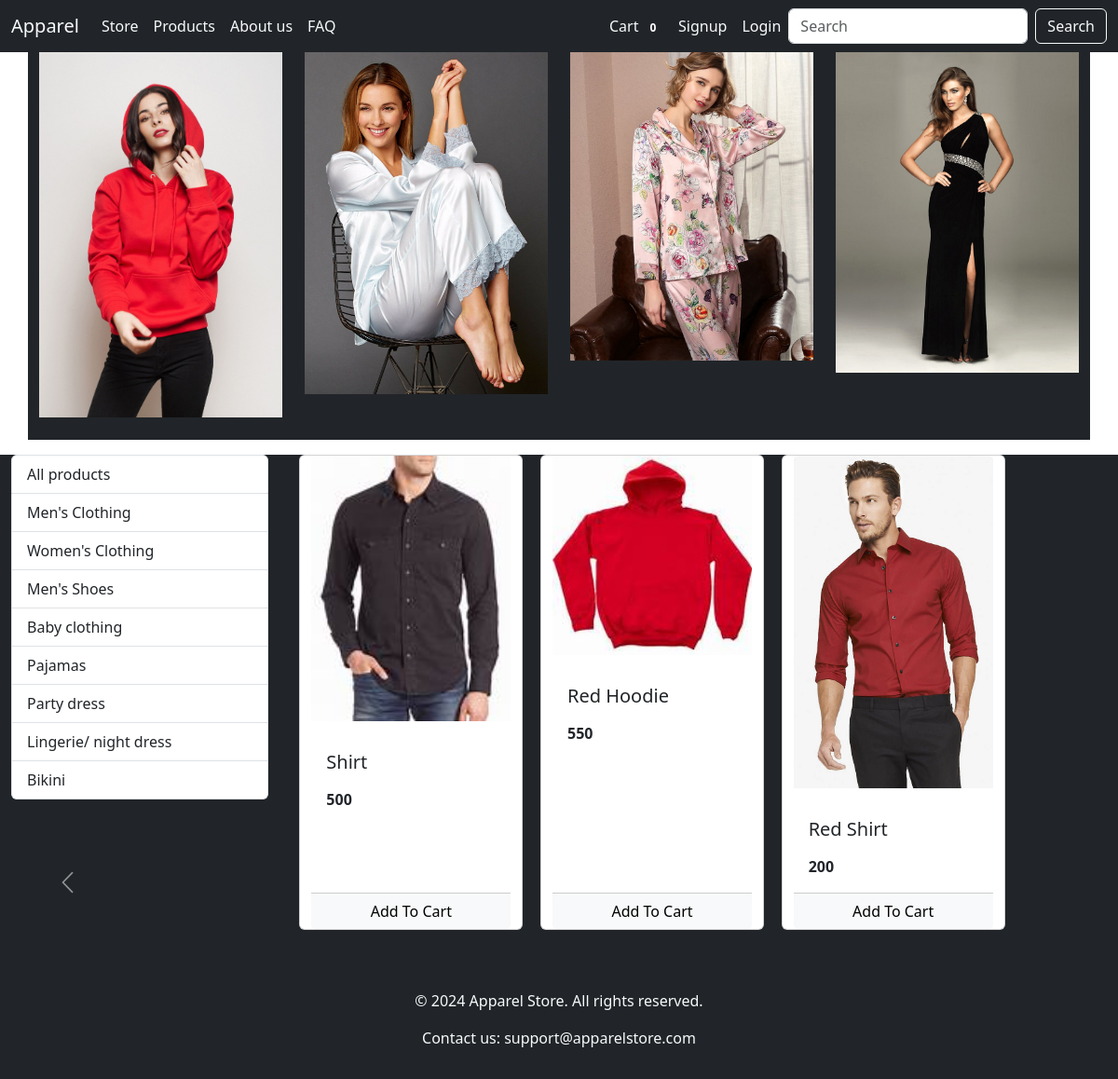
/?category=1, run on the app's committed database.
### core/models/category.py (models this page shows, shortened)
class Category(models.Model):
    name= models.CharField(max_length=30)
    @staticmethod
    def get_all_categories():
        return Category.objects.all()

### core/models/product.py (models this page shows, shortened)
class Product(models.Model):
    name = models.CharField(max_length=50)
    price = models.IntegerField(default=0)
    category = models.ForeignKey(Category, on_delete=models.CASCADE, default=1)
    description =models.CharField(max_length=200, default='', null=True, blank=True)
    image = models.ImageField(upload_to='products/')
    @staticmethod
    def get_all_products_by_categoryid(category_id):
        if category_id:
            return Product.objects.filter(category= category_id)
        else:
            return Product.get_all_products();

### core/views/home.py (the view, shortened to what this page needs)
# urls.py: path("", Index.as_view(), name='homepage' ),
class Index(View):
     def get(self, request):
        products= None
        categories = Category.get_all_categories();
        categoryID = request.GET.get('category')
        if categoryID:
          products=Product.get_all_products_by_categoryid(categoryID);
        else:
         products=Product.get_all_products();
        data={}
        data['products'] = products
        data['categories'] = categories
        print("you are :" ,request.session.get('email'))
        return render(request, 'core/index.html', data)

### templates/core/index.html (shortened to what this page needs)
{% extends 'core/base.html' %}
{% block content %}
{% load cart %}
<div id="product-images" class="container mt-8 bg-dark">
    <div class="row justify-content-between">
        <div class="col-md-3 mb-4 bg-dark">
            <img src="media\products\abd5524cc01a519ad285406c4c3b6911.jpg" alt="Product Image 1" class="img-fluid">
        </div>
        <div class="col-md-3 mb-4">
            <img src="media\products\5e9b64a424d310a3e9450b7358d9ace1.jpg" alt="Product Image 2" class="img-fluid">
        </div>
        <div class="col-md-3 mb-4">
            <img src="media\products\t8191-2-1.jpg" alt="Product Image 3" class="img-fluid">
        </div>
        <div class="col-md-3 mb-4">
            <img src="media\products\Party-Dresses-for-Women-2.jpg" alt="Product Image 4" class="img-fluid">
        </div>
    </div>
</div>
<div class="container-fluid mt-3">
    <div class="row bg-dark">
        <div class="col-lg-3 ">
            <div class="list-group bg-dark">
                <a href="/" class="list-group-item list-group-item-action "
                    >All products</a>
                {% for category in categories  %}
                <a href="/?category={{category.id}}" class="list-group-item list-group-item-action "
                    >{{category.name}}</a>
                {% endfor %}
            </div>
            <div class="container-fluid mt-3 col-lg-9">
                <div id="imageCarousel" class="carousel slide" data-bs-ride="carousel" style="max-width: 800px; margin: auto;">
                    <div class="carousel-inner">
                        <div class="carousel-item active">
                            <img src="media\products\fc4f988a04a4173062dcbc5615080650.jpg" class="d-block w-100" alt="Slide 1" style="max-height: 400px; object-fit: cover;">
                        </div>
                    </div>
                    <button class="carousel-control-prev" type="button" data-bs-target="#imageCarousel" data-bs-slide="prev">
                        <span class="carousel-control-prev-icon" aria-hidden="true"></span>
                    </button>
                    <button class="carousel-control-next" type="button" data-bs-target="#imageCarousel" data-bs-slide="next">
                        <span class="carousel-control-next-icon" aria-hidden="true"></span>
                    </button>
                </div>
            </div>
        </div>
        <div id="products" class="col-lg-8">
            <div class="row mx-auto">
                {% for product in products %}
                <div class="card mx-auto mb-5" id="{{product.id}}" style="width: 15rem;">
                    <img src="{{product.image.url}}" class="card-img-top" alt="...">
                    <div class="card-body">
                      <p><h5 class="card-title">{{product.name}}</h5></p>
                      <p class="card-text"><b>{{product.price}}</b></p>
                    </div>
                    <div class="card-footer p-0  no-gutters">
                        {% if product|is_in_cart:request.session.cart %}
						<div class="row no-gutters">
                            <form action="/#{{product.id}}" class="col-2 " method="post">
                            {% csrf_token %}
                            <input hidden type="text" name='product' value='{{product.id}}'>
                            <input hidden type="text" name='remove' value='True'>
                            <input type="submit" value=" - " class="btn btn-block btn-light border-right">
                        </form>
                        <div class="text-center col">{{product|cart_quantity:request.session.cart}} in Cart</div>
                        <form action="/#{{product.id}}" class="col-2 " method="post">
                            {% csrf_token %}
                            <input hidden type="text" name='product' value='{{product.id}}'>
                            <input type="submit" value=" + " class="btn btn-block btn-light border-left">
                        </form>
                    </div>
                    {% else %}
                    <form action="/#{{product.id}}" method="POST" class="btn-block">
                        <input type="submit" class="float-right btn btn-light  form-control"
                            value="Add To Cart">
                    </form>
                    {% endif %}
                </div>
                  </div>
                    {% endfor %}
            </div>
        </div>
        </div>
    </div>
{% endblock %}

### data on the page
Category: name "Men's Clothing"
Category: name "Women's Clothing"
Category: name "Men's Shoes"
Category: name "Baby clothing"
Category: name "Pajamas"
Category: name "Party dress"
Category: name "Lingerie/ night dress"
Category: name "Bikini"
Product: {{ product.id }} 1 (drawn), image (picture), name "Shirt", price "500"
Product: image (picture), name "Red Hoodie", price "550"
Product: image (picture), name "Red Shirt", price "200"

### other printed values
{{ request.session.cart.keys|length }} "0"
